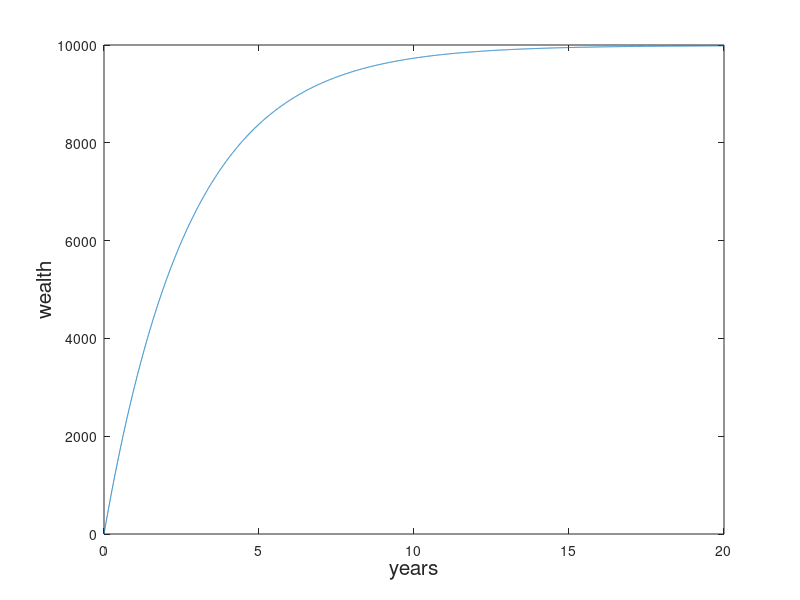

Reproduce this figure in MATLAB.
clear;
cont=0;
deval=1/1000;

for i=1:365*20
cont=cont+10;
cont=cont*(1-deval);
acont(i)=cont;
ycont(i)=i/365;
end

plot(ycont,acont)
xlabel("years","fontsize", 15)
ylabel("wealth","fontsize", 15)
